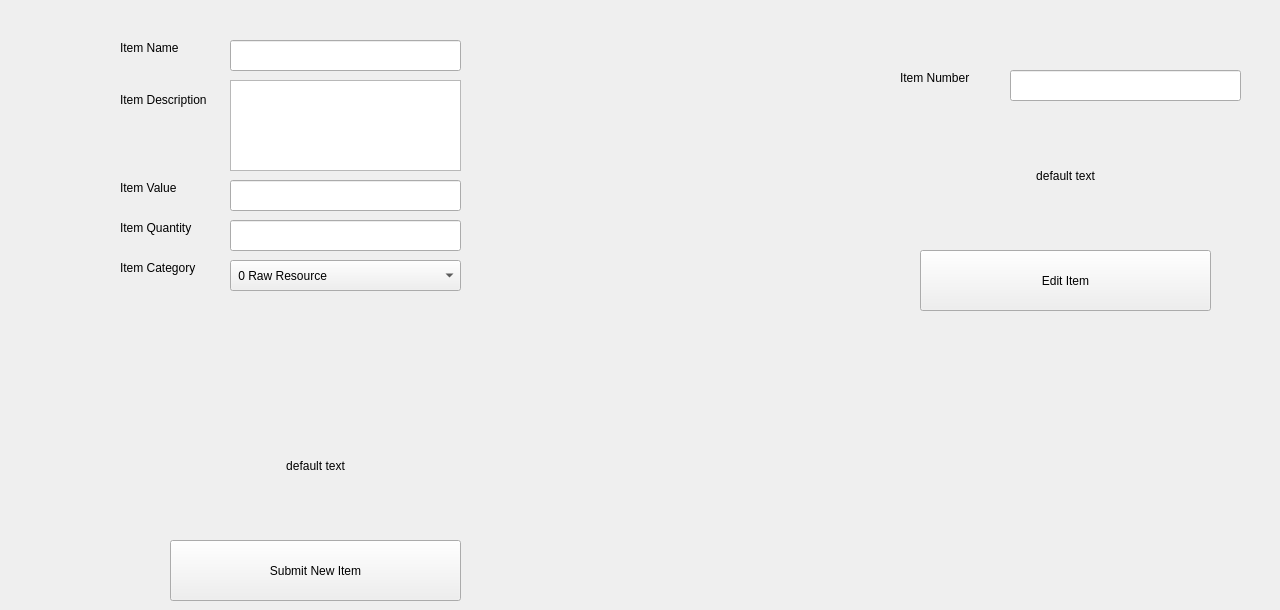
   <widget class="QWidget" name="CreateItems">
    <attribute name="title">
     <string>Create Item</string>
    </attribute>
    <widget class="QLineEdit" name="itemName">
     <property name="geometry">
      <rect>
       <x>230</x>
       <y>40</y>
       <width>231</width>
       <height>31</height>
      </rect>
     </property>
    </widget>
    <widget class="QTextEdit" name="ItemDescription">
     <property name="geometry">
      <rect>
       <x>230</x>
       <y>80</y>
       <width>231</width>
       <height>91</height>
      </rect>
     </property>
    </widget>
    <widget class="QLabel" name="label">
     <property name="geometry">
      <rect>
       <x>120</x>
       <y>40</y>
       <width>91</width>
       <height>16</height>
      </rect>
     </property>
     <property name="text">
      <string>Item Name</string>
     </property>
    </widget>
    <widget class="QLabel" name="label_2">
     <property name="geometry">
      <rect>
       <x>120</x>
       <y>90</y>
       <width>101</width>
       <height>20</height>
      </rect>
     </property>
     <property name="text">
      <string>Item Description</string>
     </property>
    </widget>
    <widget class="QLabel" name="label_3">
     <property name="geometry">
      <rect>
       <x>120</x>
       <y>180</y>
       <width>91</width>
       <height>16</height>
      </rect>
     </property>
     <property name="text">
      <string>Item Value</string>
     </property>
    </widget>
    <widget class="QLineEdit" name="ItemValue">
     <property name="geometry">
      <rect>
       <x>230</x>
       <y>180</y>
       <width>231</width>
       <height>31</height>
      </rect>
     </property>
    </widget>
    <widget class="QLabel" name="label_4">
     <property name="geometry">
      <rect>
       <x>120</x>
       <y>220</y>
       <width>91</width>
       <height>16</height>
      </rect>
     </property>
     <property name="text">
      <string>Item Quantity</string>
     </property>
    </widget>
    <widget class="QLineEdit" name="ItemQuantity">
     <property name="geometry">
      <rect>
       <x>230</x>
       <y>220</y>
       <width>231</width>
       <height>31</height>
      </rect>
     </property>
    </widget>
    <widget class="QLabel" name="label_5">
     <property name="geometry">
      <rect>
       <x>120</x>
       <y>260</y>
       <width>121</width>
       <height>16</height>
      </rect>
     </property>
     <property name="text">
      <string>Item Category</string>
     </property>
    </widget>
    <widget class="QComboBox" name="itemIsRaw">
     <property name="geometry">
      <rect>
       <x>230</x>
       <y>260</y>
       <width>231</width>
       <height>31</height>
      </rect>
     </property>
     <item>
      <property name="text">
       <string> 0 Raw Resource</string>
      </property>
     </item>
     <item>
      <property name="text">
       <string>1 Intermediate Product</string>
      </property>
     </item>
     <item>
      <property name="text">
       <string>2 Finished Product</string>
      </property>
     </item>
    </widget>
    <widget class="QPushButton" name="SubmitNewItem">
     <property name="geometry">
      <rect>
       <x>170</x>
       <y>540</y>
       <width>291</width>
       <height>61</height>
      </rect>
     </property>
     <property name="text">
      <string>Submit New Item</string>
     </property>
    </widget>
    <widget class="QLabel" name="ConfirmationOfNewItemTextBox">
     <property name="geometry">
      <rect>
       <x>110</x>
       <y>400</y>
       <width>411</width>
       <height>131</height>
      </rect>
     </property>
     <property name="text">
      <string>default text</string>
     </property>
     <property name="alignment">
      <set>Qt::AlignmentFlag::AlignCenter</set>
     </property>
    </widget>
    <widget class="QLineEdit" name="itemNumber">
     <property name="geometry">
      <rect>
       <x>1010</x>
       <y>70</y>
       <width>231</width>
       <height>31</height>
      </rect>
     </property>
    </widget>
    <widget class="QLabel" name="label_44">
     <property name="geometry">
      <rect>
       <x>900</x>
       <y>70</y>
       <width>91</width>
       <height>16</height>
      </rect>
     </property>
     <property name="text">
      <string>Item Number</string>
     </property>
    </widget>
    <widget class="QLabel" name="ConfirmationOfEditedItemTextBox">
     <property name="geometry">
      <rect>
       <x>860</x>
       <y>110</y>
       <width>411</width>
       <height>131</height>
      </rect>
     </property>
     <property name="text">
      <string>default text</string>
     </property>
     <property name="alignment">
      <set>Qt::AlignmentFlag::AlignCenter</set>
     </property>
    </widget>
    <widget class="QPushButton" name="SubmitUpdateItem">
     <property name="geometry">
      <rect>
       <x>920</x>
       <y>250</y>
       <width>291</width>
       <height>61</height>
      </rect>
     </property>
     <property name="text">
      <string>Edit Item</string>
     </property>
    </widget>
   </widget>
